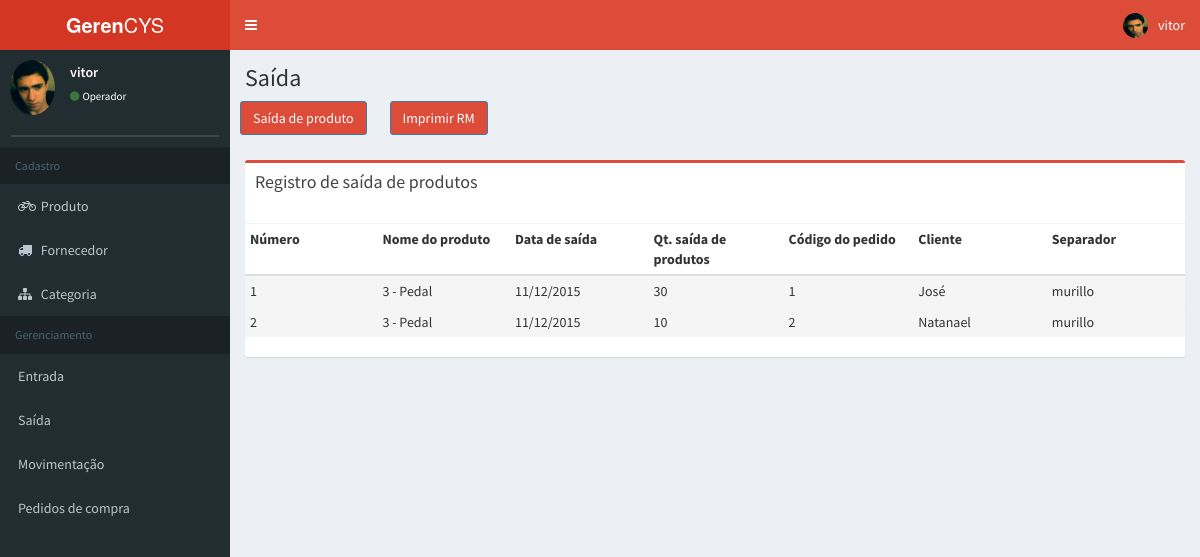
Screenshot of /saida.php (signed in) with the database file from the repository.
### tables this page shows
CREATE TABLE IF NOT EXISTS `tb_saida` (
  `cd_saida` int(11) NOT NULL,
  `cd_prod_estoque` int(11) NOT NULL,
  `dt_saida` varchar(10) NOT NULL,
  `qt_saida` decimal(40,0) NOT NULL,
  `cd_pedido` int(11) NOT NULL,
  `nm_cliente` varchar(60) NOT NULL,
  `nm_usuario` varchar(60) NOT NULL,
  PRIMARY KEY (`cd_saida`),
  KEY `fk_saida_estoque_material` (`cd_prod_estoque`)
);

CREATE TABLE IF NOT EXISTS `estoque_material` (
  `cd_prod_estoque` int(11) NOT NULL AUTO_INCREMENT,
  `qt_volume` int(20) NOT NULL,
  `qt_produto` decimal(40,0) NOT NULL,
  `ds_local` varchar(60) NOT NULL,
  `dt_entrada` varchar(10) NOT NULL,
  `cd_produto` int(11) NOT NULL,
  PRIMARY KEY (`cd_prod_estoque`),
  KEY `fk_estoque_material_produto` (`cd_produto`)
);

CREATE TABLE IF NOT EXISTS `tb_produto` (
  `cd_produto` int(11) NOT NULL,
  `cd_fornecedor` int(11) DEFAULT NULL,
  `nm_produto` varchar(60) NOT NULL,
  `cd_categoria` int(11) DEFAULT NULL,
  PRIMARY KEY (`cd_produto`),
  KEY `fk_produto_categoria` (`cd_categoria`),
  KEY `fk_produto_fornecedor` (`cd_fornecedor`)
);

### system/database.php (called while the page is built, shortened)
<?php
	function DBRead($table, $params = null, $fields = '*'){
		$params = ($params) ? " {$params}" : null;
		$query 	= "SELECT {$fields} FROM {$table}{$params}";
		$result	= DBExecute($query);
		if(!mysqli_num_rows($result))
			return false;
		else {
			while ($res = mysqli_fetch_assoc($result)){
				$data[] = $res;
			}
			return $data;
		}
	}
	function DBExecute($query, $insertId = false){
		$link 	= DBConnect();
		$result = @mysqli_query($link, $query) or die(mysqli_error($link));
		return $result;
	}
	function DBConnect(){
		$link = @mysqli_connect(DB_HOSTNAME, DB_USERNAME, DB_PASSWORD, DB_DATABASE) or die(mysqli_connect_error());
		mysqli_set_charset($link, DB_CHARSET) or die(mysqli_error($link));
		return $link;
	}

### saida.php (the view, shortened to what this page needs)
<?php
    require 'system/database.php';
?>
<?php
    if(!isset($_SESSION["usuario"]) || !isset($_SESSION["senha"]))
    {
        header("Location: index.php");
        exit;
    }
    else
    {
?>
<!DOCTYPE html>
<html>
    <head>
        <link href="bootstrap/css/bootstrap.min.css" rel="stylesheet" type="text/css">
        <link href="https://maxcdn.bootstrapcdn.com/font-awesome/4.3.0/css/font-awesome.min.css"
        rel="stylesheet" type="text/css">
        <link href="https://code.ionicframework.com/ionicons/2.0.1/css/ionicons.min.css"
        rel="stylesheet" type="text/css">
        <link href="dist/css/AdminLTE.min.css" rel="stylesheet" type="text/css">
        <link href="dist/css/skins/skin-red.min.css" rel="stylesheet" type="text/css">
    </head>
        <body class="skin-red fixed sidebar-mini">
        <div class="wrapper">
            <header class="main-header fixed">
                <a href="#" class="logo">
                <span class="logo-lg"><b>Geren</b>CYS</span>
            </a>
                <nav class="navbar navbar-static-top" role="navigation">
                    <a href="#" class="sidebar-toggle" data-toggle="offcanvas" role="button">
                    </a>
                    <div class="navbar-custom-menu">
                        <ul class="nav navbar-nav">
                            <li class="dropdown user user-menu">
                                <a href="#" class="dropdown-toggle" data-toggle="dropdown">
                                    <img src="<?php echo $_SESSION["foto"];?>" class="user-image" alt="User Image">
                                    <span class="hidden-xs"><?php echo $_SESSION["usuario"];?></span>
                                </a>
                            </li>
                        </ul>
                    </div>
                </nav>
            </header>
            <aside class="main-sidebar" style="position: fixed; max-height: 100%;
        overflow: auto;">
                <section class="sidebar">
                    <div class="user-panel">
                        <div class="pull-left image">
                            <img src="<?php echo $_SESSION["foto"];?>" class="img-circle" alt="User Image">
                        </div>
                        <div class="pull-left info">
                            <p><?php echo $_SESSION["usuario"];?></p>
                            <a><i class="fa fa-circle text-success"></i><?php echo $_SESSION["tipo"];?></a>
                        </div>
                    </div>
                    <form action="#" method="get" class="sidebar-form">
                    </form>
                    <ul class="sidebar-menu">
                        <li class="header">Cadastro</li>
                        <li>
                            <a href="produto.php"><i class="fa  fa-bicycle"></i> <span>Produto</span></a>
                        </li>
                        <li>
                            <a href="fornecedor.php"><i class="fa fa-truck"></i> <span>Fornecedor</span></a>
                        </li>
                        <li>
                            <a href="categoria.php"><i class="fa fa-sitemap"></i> <span>Categoria</span></a>
                        </li>
                        <li class="header">Gerenciamento</li>
                        <li>
                            <a href="entrada.php"><span>Entrada</span></a>
                        </li>
                        <li>
                            <a href="saida.php"><span>Saída</span></a>
                        </li>
                        <li>
                            <a href="controle.php"><span>Movimentação</span></a>
                        </li>
                        <li>
                            <a href="pedido.php"><span>Pedidos de compra</span></a>
                        </li>
                    </ul>
                </section>
            </aside>
            <div class="content-wrapper hidden-sm">
                <section class="content-header">
                    <h1>Saída
                    </h1>
                </section>
                <button class="bg-red btn btn-primary margin" data-toggle="modal" data-target="#modalnewprod">Saída de produto</button>
                                        "<?php
                                                $cadastro = DBRead("tb_saida");
                                        ?>"
                                        <?php
                                            $produto = DBRead("estoque_material
                                                                inner join tb_produto
                                                                    on estoque_material.cd_produto = tb_produto.cd_produto
                                                                        inner join tb_fornecedor
                                                                            on tb_produto.cd_fornecedor = tb_fornecedor.cd_fornecedor
                                                                                inner join tb_categoria
                                                                                    on tb_produto.cd_categoria = tb_categoria.cd_categoria");
                                        ?>
                    <button class="bg-red btn btn-primary margin" data-toggle="modal" data-target="#modalnr">Imprimir RM</button>
                    <section class="content">
                        <div class="box box-danger">
                            <div class="box-header">
                                <h3 class="box-title">Registro de saída de produtos</h3>
                            </div>
                            <div class="box-body">
                            </div>
                            <div class="row">
                                <div class="col-sm-12" style="overflow: auto;">
                                    <table id="tb_produtos" role="grid" aria-describedby="example1_info" class="table table-condensed table-hover">
                                        <tbody>
                                            <tr role="row">
                                                <th class="sorting" tabindex="0" aria-controls="tb_fornecedor" rowspan="1" colspan="1" style="width: 180px;">Número</th>
                                                <th class="sorting" tabindex="0" aria-controls="tb_fornecedor" rowspan="1" colspan="1" style="width: 180px;">Nome do produto</th>
                                                <th class="sorting" tabindex="0" aria-controls="tb_fornecedor" rowspan="1" colspan="1" style="width: 180px;">Data de saída</th>
                                                <th class="sorting" tabindex="0" aria-controls="tb_fornecedor" rowspan="1" colspan="1" style="width: 180px;">Qt. saída de produtos</th>
                                                <th class="sorting" tabindex="0" aria-controls="tb_fornecedor" rowspan="1" colspan="1" style="width: 180px;">Código do pedido</th>
                                                <th class="sorting" tabindex="0" aria-controls="tb_fornecedor" rowspan="1" colspan="1" style="width: 180px;">Cliente</th>
                                                <th class="sorting" tabindex="0" aria-controls="tb_entrada" rowspan="1" colspan="1" style="width: 180px;">Separador</th>
                                        <tbody>
                                            <?php
                                                    $saida = DBRead("tb_saida
                                                                        inner join estoque_material
                                                                            on estoque_material.cd_prod_estoque = tb_saida.cd_prod_estoque
                                                                                inner join tb_produto
                                                                                    on estoque_material.cd_produto = tb_produto.cd_produto", "order by cd_saida");
                                                    if(!$saida)
                                                        echo 'Não há saídas';
                                                    else{
                                                                foreach ($saida as $saidas):
                                                ?>
                                            <tr role="row">
                                                <td class="active">
                                                    <?php
                                                            echo $saidas['cd_saida'];
                                                    ?>
                                                </td>
                                                <td class="active">
                                                    <?php
                                                            echo $saidas['cd_prod_estoque'].' - '.$saidas['nm_produto'];
                                                    ?>
                                                </td>
                                                <td class="active">
                                                    <?php
                                                            echo $saidas['dt_saida'];
                                                    ?>
                                                </td>
                                                <td class="active">
                                                    <?php
                                                            echo $saidas['qt_saida'];
                                                    ?>
                                                </td>
                                                <td class="active">
                                                    <?php
                                                            echo $saidas['cd_pedido'];
                                                    ?>
                                                </td>
                                                <td class="active">
                                                    <?php
                                                            echo $saidas['nm_cliente'];
                                                    ?>
                                                </td>
                                                <td class="active">
                                                    <?php
                                                            echo $saidas['nm_usuario'];
                                                    ?>
                                                </td>
                                            </tr>
                                        <?php endforeach; } ?>
                                        </tbody>
                                    </table>
                                </div>
                            </div>
                        </div>
                    </section>
            </div>
        </div>
    </body>
</html>
<?php
    }
?>

### rows the page displays
tb_saida: cd_saida "1", cd_prod_estoque.cd_prod_estoque "3", tb_produto.nm_produto "Pedal", dt_saida "11/12/2015", qt_saida "30", cd_pedido "1", nm_cliente "José", nm_usuario "murillo"
tb_saida: cd_saida "2", cd_prod_estoque.cd_prod_estoque "3", tb_produto.nm_produto "Pedal", dt_saida "11/12/2015", qt_saida "10", cd_pedido "2", nm_cliente "Natanael", nm_usuario "murillo"

### other values shown
$_SESSION["usuario"] "vitor"
$_SESSION["tipo"] "Operador"
